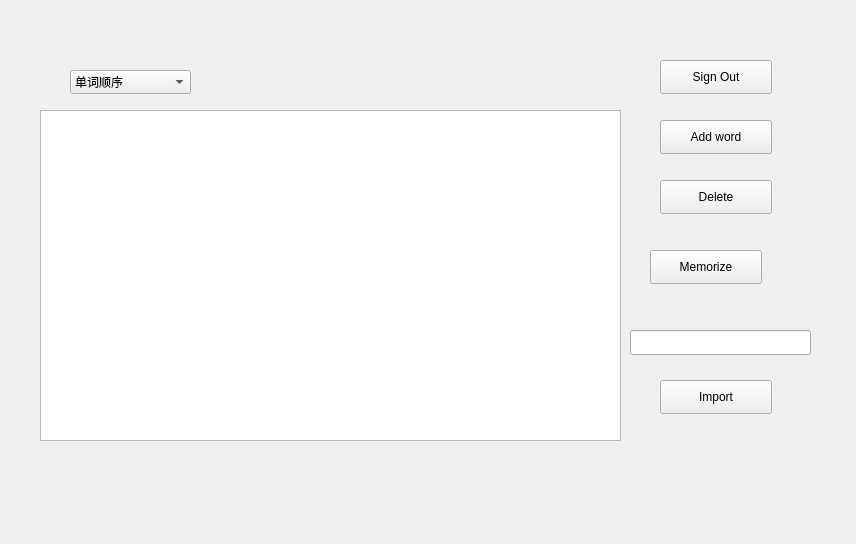
<?xml version="1.0" encoding="UTF-8"?>
<ui version="4.0">
 <class>wordslibrary</class>
 <widget class="QWidget" name="wordslibrary">
  <property name="geometry">
   <rect>
    <x>0</x>
    <y>0</y>
    <width>856</width>
    <height>544</height>
   </rect>
  </property>
  <property name="windowTitle">
   <string>Form</string>
  </property>
  <widget class="QPushButton" name="signOut">
   <property name="geometry">
    <rect>
     <x>660</x>
     <y>60</y>
     <width>112</width>
     <height>34</height>
    </rect>
   </property>
   <property name="text">
    <string>Sign Out</string>
   </property>
  </widget>
  <widget class="QTableView" name="tableView">
   <property name="geometry">
    <rect>
     <x>40</x>
     <y>110</y>
     <width>581</width>
     <height>331</height>
    </rect>
   </property>
  </widget>
  <widget class="QPushButton" name="add">
   <property name="geometry">
    <rect>
     <x>660</x>
     <y>120</y>
     <width>112</width>
     <height>34</height>
    </rect>
   </property>
   <property name="text">
    <string>Add word</string>
   </property>
  </widget>
  <widget class="QPushButton" name="Delete">
   <property name="geometry">
    <rect>
     <x>660</x>
     <y>180</y>
     <width>112</width>
     <height>34</height>
    </rect>
   </property>
   <property name="text">
    <string>Delete</string>
   </property>
  </widget>
  <widget class="QPushButton" name="memory">
   <property name="geometry">
    <rect>
     <x>650</x>
     <y>250</y>
     <width>112</width>
     <height>34</height>
    </rect>
   </property>
   <property name="text">
    <string>Memorize</string>
   </property>
  </widget>
  <widget class="QLineEdit" name="search_word">
   <property name="geometry">
    <rect>
     <x>630</x>
     <y>330</y>
     <width>181</width>
     <height>25</height>
    </rect>
   </property>
  </widget>
  <widget class="QPushButton" name="Import">
   <property name="geometry">
    <rect>
     <x>660</x>
     <y>380</y>
     <width>112</width>
     <height>34</height>
    </rect>
   </property>
   <property name="text">
    <string>Import</string>
   </property>
  </widget>
  <widget class="QComboBox" name="comboBox">
   <property name="geometry">
    <rect>
     <x>70</x>
     <y>70</y>
     <width>121</width>
     <height>24</height>
    </rect>
   </property>
   <item>
    <property name="text">
     <string>单词顺序</string>
    </property>
   </item>
   <item>
    <property name="text">
     <string>单词逆序</string>
    </property>
   </item>
   <item>
    <property name="text">
     <string>记忆度顺序</string>
    </property>
   </item>
   <item>
    <property name="text">
     <string>记忆度逆序</string>
    </property>
   </item>
  </widget>
 </widget>
 <resources/>
 <connections/>
</ui>
